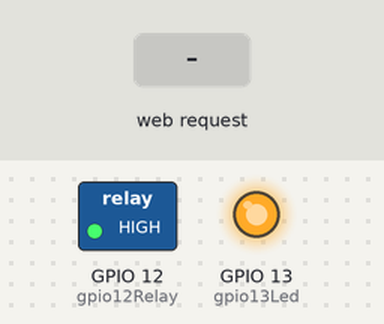
Recording of a sketch running on a simulated ESP8266 (NodeMCU). On the bench: switched loads named in the sketch (green lamp = pin HIGH), output pins drawn as LEDs (lit = HIGH). The inputs (shaded band) are chosen by the test bench. WiFi joins after 1.5 s; servers stay silent unless stated; what the sketch prints to the serial monitor is not drawn.

Above: at 4.7 s.
4.8 s: HTTP request GET /on received
At 5.1 s:
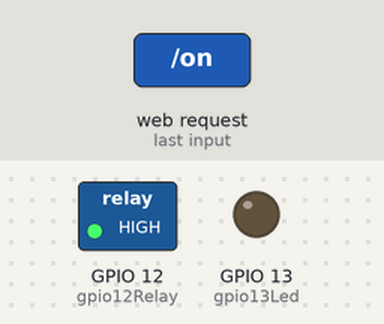
6.3 s: HTTP request GET /off received
At 7.5 s:
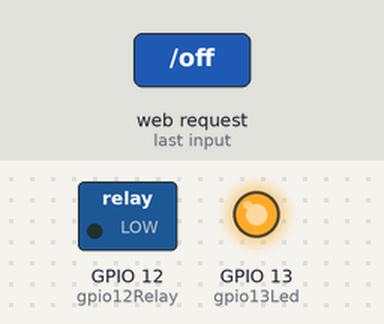
Timing chart, 0 to 9.3 s (numbered marks = the images above; inputs shaded):
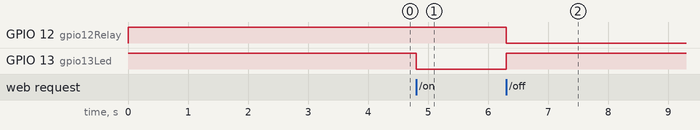

The sketch:

Sonoff_Wifi_Hangul.ino
```cpp
#include <ESP8266WiFi.h>
#include <WiFiClient.h>
#include <ESP8266WebServer.h>
#include <ESP8266mDNS.h>

// Replace with your network credentials
const char* ssid = "i2r";
const char* password = "00000000";

ESP8266WebServer server(80);

String webPage = "";

int gpio13Led = 13;
int gpio12Relay = 12;

void connectWifi() {
  Serial.println("Connecting as wifi client...");
  WiFi.disconnect();
  WiFi.begin ( ssid, password );

  // Wait for connection
  while (WiFi.status() != WL_CONNECTED) {
    delay(500);
    Serial.print(".");
  }
  Serial.println("");
  Serial.print("Connected to ");
  Serial.println(ssid);
  Serial.print("IP address: ");
  Serial.println(WiFi.localIP());
}

void handleRoot() {
  server.send(200, "text/html", webPage);
}

void handleOn() {
  server.send(200, "text/html", webPage);
  digitalWrite(gpio13Led, LOW);
  digitalWrite(gpio12Relay, HIGH);
  delay(1000);
}

void handleOff() {
  server.send(200, "text/html", webPage);
  digitalWrite(gpio13Led, HIGH);
  digitalWrite(gpio12Relay,LOW);
  delay(1000);
}

void setup(void){
  webPage += "<meta name='viewport' content='width=device-width, initial-scale=1.0'/>";
  webPage += "<meta http-equiv='Content-Type' content='text/html;charset=utf-8' />";
  webPage += "<h1>SONOFF 웹서버</h1><p><a href=\"on\"><button>ON</button></a>&nbsp;<a href=\"off\"><button>OFF</button></a></p>";
  // preparing GPIOs
  pinMode(gpio13Led, OUTPUT);
  digitalWrite(gpio13Led, HIGH);
  pinMode(gpio12Relay, OUTPUT);
  digitalWrite(gpio12Relay, HIGH);
  Serial.begin(115200);
  delay(2000);

  connectWifi();
  server.on("/", handleRoot);
  server.on("/on", handleOn);
  server.on("/off", handleOff);

  server.begin();
  Serial.println("HTTP server started");
}

void loop(void){
  server.handleClient();
}
```

Measured:
- after the input at 4.8 s, GPIO 13 (gpio13Led): HIGH → LOW at once
- after the input at 6.3 s, GPIO 12 (gpio12Relay): HIGH → LOW at once; GPIO 13 (gpio13Led): LOW → HIGH at once
